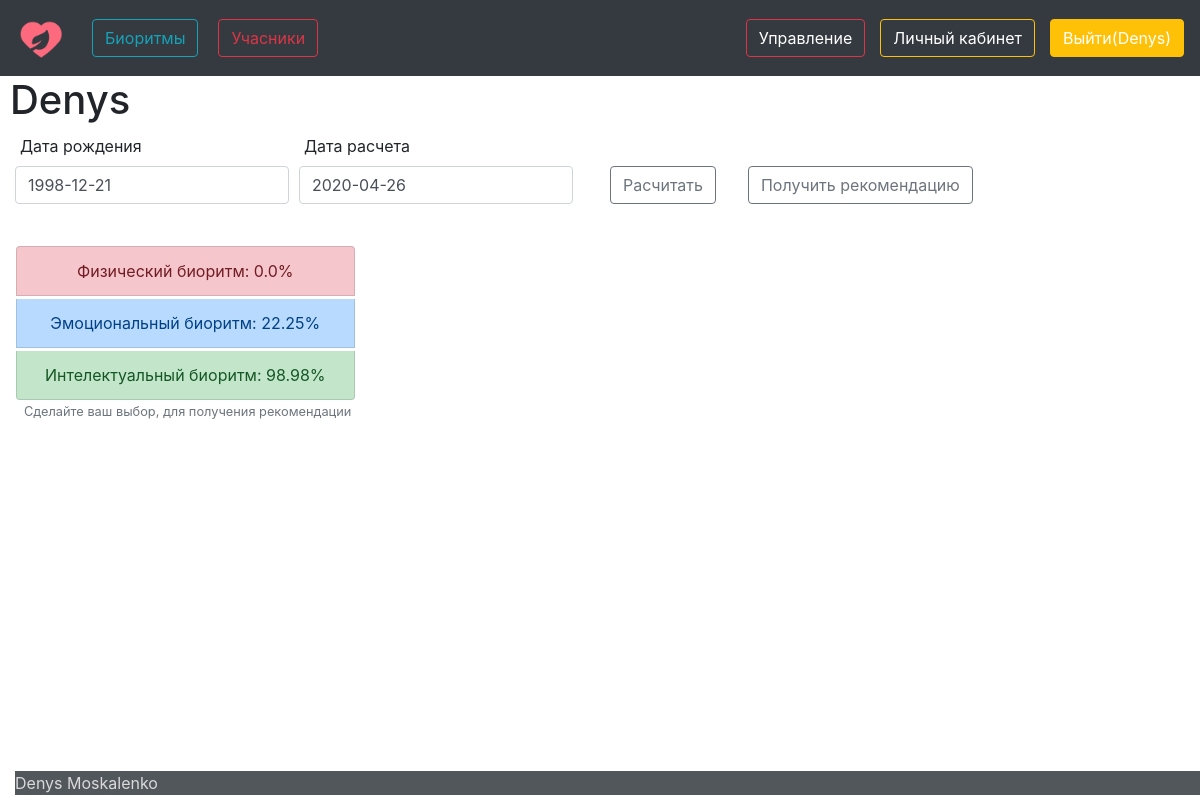
Screenshot of /bioresult/ (signed in) with the database file from the repository.
### afront/models.py (models this page shows)
class BiorythmsModel(models.Model):
    person = models.OneToOneField(Human, on_delete=models.CASCADE)
    birth_date = models.CharField(max_length=10)
    calculate_date = models.CharField(max_length=10)
    phys = models.FloatField(default=0)
    mind = models.FloatField(default=0)
    intel = models.FloatField(default=0)

### afront/views.py (the view, shortened to what this page needs)
# urls.py: re_path('bioresult/', views.Bioresult.as_view()),
class Bioresult(TemplateView):
    def get(self, request):
        try:
            person = Human.objects.get(email=request.user.email)
            peid = person.id
            model = BiorythmsModel.objects.get(person=peid)
            birthday = model.birth_date
        except ObjectDoesNotExist:
            model = ''
            birthday = ''
        today = datetime.date.today().strftime("%Y-%m-%d")
        chek = True
        ctx = {
            'today': today,
            'birthday': birthday,
            'phys': model.phys,
            'mind': model.mind,
            'intel': model.intel,
            'chek': chek,
        }
        return render(request, 'bioresult.html', ctx)

### afront/templates/bioresult.html (shortened to what this page needs)
{% extends 'biorythms.html' %}
{% block content1 %}
<form action="/bioresult/" method="post">
<div class="btn-group-vertical">
 <button class="btn list-group-item list-group-item-danger ml-3  mb-1" type="submit" id="samlox1" name="phys" value="phy"> Физический биоритм: {{phys}}%</button>
 <button class="btn list-group-item list-group-item-primary ml-3  mb-1"  type="submit" id="samlox2" name="mind" value="mi"> Эмоциональный биоритм: {{mind}}%</button>
 <button class="btn list-group-item list-group-item-success ml-3 mb-1" type="submit" id="samlox3" name="intel" value="int"> Интелектуальный биоритм: {{intel}}%</button>
</div>
<h6 class=" small text-muted mb-3 ml-4"> Сделайте ваш выбор, для получения рекомендации</h6>
</form>
<div class="container" style="margin-right: 100%; ">
{% endblock %}

### afront/templates/biorythms.html (shortened to what this page needs)
{% extends 'main.html' %}
{% block content %}
<h1>{{user.username}}
</h1>
{%if er%}
<h2>{{er}}<a href="/account">перейти</a></h2>
{%else%}
<form action="/biorythms/" method="post">
   <div class="form-row" style="margin:10px">
      <div class="col-md-2.5 mb-3">
        <label for="id_birth_date" style="margin-left: 5px">Дата рождения</label>
        <input type="text" class="form-control" name="birthday" maxlength="50"  id="id_birth_date" required value="{{birthday}}">
      </div>
      <div class="col-md-2.5 mb-3">
        <label for="id_calculate_date" style="margin-left: 5px">Дата расчета</label>
        <input type="text" class="form-control"  name="curentday" maxlength="50"  id="id_calculate_date"  required value="{{today}}">
      </div>
 <button class="btn btn-outline-secondary"  style="margin:32px" type="submit" name="count" >Расчитать</button>
 <a href=" /bioresult" role="button" class="btn btn-outline-secondary ml-0"  style="margin:32px" type="submit" >Получить рекомендацию </a>    </li>
    </div>
</form>
{% if chek%}
{% block content1 %}{% endblock %}
{%endif%}
{%endif%}
{% endblock %}

### afront/templates/main.html (shortened to what this page needs)
<!DOCTYPE html>
 {% load static %}
<html lang="en">
<head>
    <link rel="stylesheet" href="https://stackpath.bootstrapcdn.com/bootstrap/4.4.1/css/bootstrap.min.css"crossorigin="anonymous" >
</head>
<body>
<header>
<nav class="navbar navbar-expand-lg navbar-dark bg-dark">
    <a href="/main" class="navbar-brand">
        <img width ="50" hight="40" alt="logo">
    </a>
{% if user.is_authenticated%}
        <ul class="navbar-nav mr-auto">
            <li class="nav-item"> <a class="btn btn-outline-info" href="/biorythms" role="button">Биоритмы</a>    </li>
            <li class="nav-item"> <a class="btn btn-outline-danger" href="/ivents" role="button">Учасники</a>  </li>
        </ul>
    {% if user.is_superuser%}
        <div class="navbar-text ml-9"  style="margin-right: 15px;">
            <a class="btn btn-outline-danger" href="/reduct" role="button">Управление</a>   </li>
        </div>
    {%endif%}
    <div class="navbar-text ml-9" style="margin-right: 15px;">
            <a class="btn btn-outline-warning" href="/account" role="button">Личный кабинет</a>    </li>
    </div>
    <div class="navbar-text ml-9">
            <a class="btn btn-warning" href="/logout" role="button">Выйти({{user.username}}) </a>    </li>
    </div>
    {%else%}
       <ul class="navbar-nav mr-auto " >
            <li class="nav-item"> <a class="btn btn-success " href="/auth" role="button">Войти</a>    </li>
            <li class="nav-item"> <a class="btn btn-info" href="/register" role="button">Зарегестрироваться</a>  </li>
        </ul>
    {%endif%}
</nav>
</header>
{% block content %}{% endblock %}
<footer class="page-footer font-small  bg-dark  bottom:10px  text" style="opacity: 85%"> Denys Moskalenko</footer>
</body>
</html>

### afront/templates/main.html (style rules this page uses)
nav a { margin-left: 0px; }
body { min-width: 100%; }
ul li { margin:0 10px; margin-bottom: 1px; margin-top: 1px; }
footer { position : fixed; bottom: 5px; color: lightgray; width : 100%; }
body { margin-left: 10px; }
h1 { margin-left: 10px; }

### rows the page displays
BiorythmsModel: birthday "1998-12-21", phys "0.0", mind "22.25", intel "98.98"

### other values shown
{{ user.username }} "Denys"
